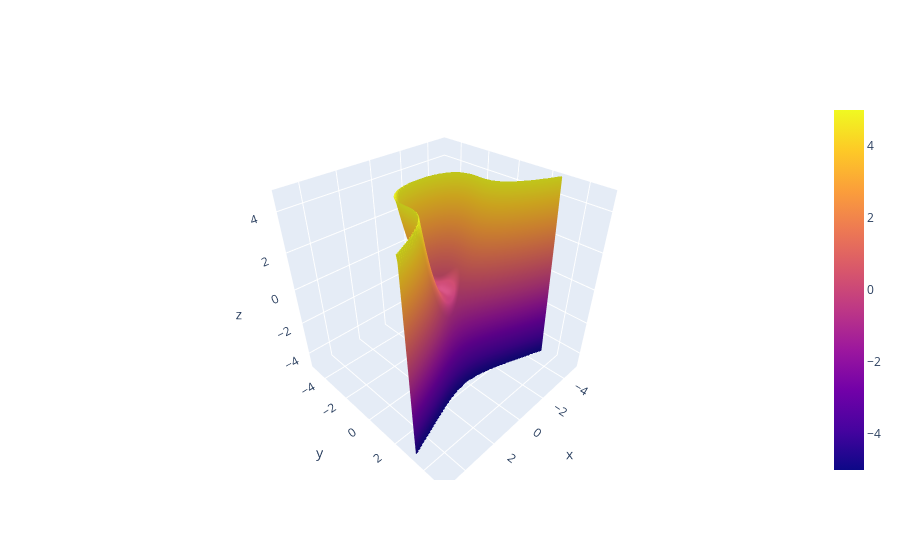

Notebook code cell kept with this figure:
### Code cell
def my_function(x: float, y: float) -> float:
    return x**2 - y**3


draw_function(my_function, (-5, 5))

### Figure 1 — Plotly figure (JSON) as saved in the notebook; plotly's stock layout.template omitted (floating-point values rounded to 4 significant figures; data arrays with more than 128 entries replaced by an {"elided": "..."} marker saying what was removed)
{"data": [{"type": "surface", "x": {"elided": "150x150 float values"}, "y": {"elided": "150x150 float values"}, "z": {"elided": "150x150 float values"}}], "layout": {"scene": {"zaxis": {"range": [-4.95, 4.95]}}}}
